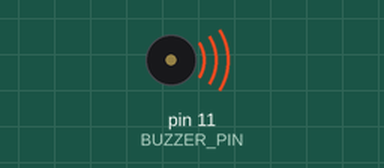
A sketch run on a simulated Arduino Uno, built with avr-gcc and run on an emulated ATmega328P. Shown: buzzer (waves = sounding).

Above: at 0.2 s.
Timing chart, 0 to 3.0 s (numbered marks = the images above):
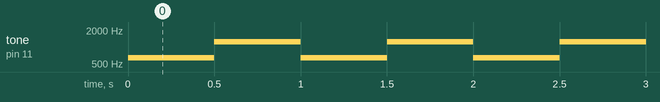

The sketch:

08_beep.ino
```cpp
/*
  專案名稱：08_beep
  功能：使用接在 IO18 的無源蜂鳴器，模擬消防車警笛音效

  接線：
  - 無源蜂鳴器正極 -> IO11
  - 無源蜂鳴器負極 -> GND

  IO11 支援 PWM，適合使用 tone() 改變蜂鳴器音調。
  本程式以低頻到高頻，再由高頻回到低頻的方式形成警笛聲。
*/

const int BUZZER_PIN = 11;

// 播放一次高低交替的消防車警笛音效。
// 使用固定音調持續播放，讓無源蜂鳴器得到穩定的 PWM 訊號。
void playFireTruckSiren() {
  tone(BUZZER_PIN, 650);
  delay(500);

  tone(BUZZER_PIN, 1250);
  delay(500);
}

void setup() {
  pinMode(BUZZER_PIN, OUTPUT);
}

void loop() {
  // 持續播放消防車警笛音效。
  playFireTruckSiren();
}
```

Measured:
- by itself, tone on pin 11 (BUZZER_PIN): alternates 1250 Hz for 0.50 s and 650 Hz for 0.50 s
